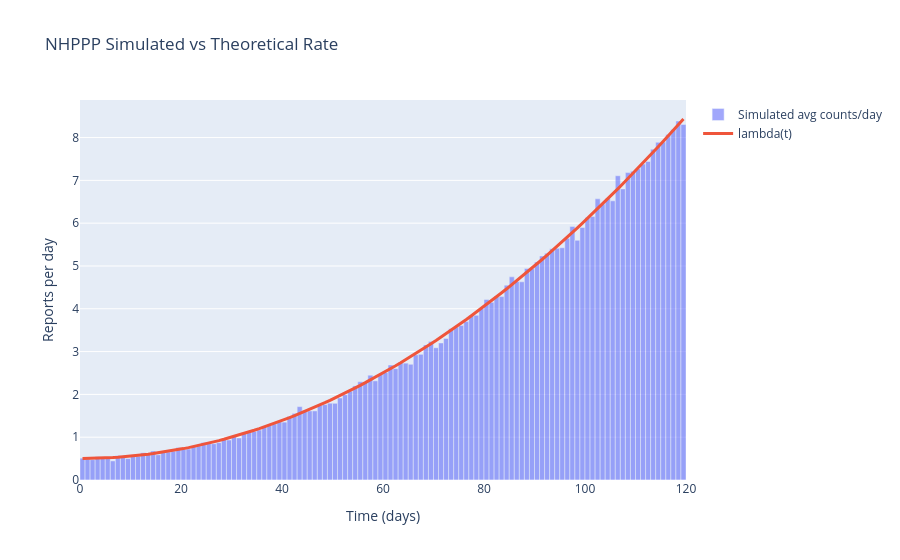

Notebook source saved alongside this figure:
### Markdown cell above
### c) Compute sample report times

### Code cell
import numpy as np
import plotly.graph_objects as go
from scipy.optimize import minimize_scalar

def sample_nhppp(l, T):
    """Simulate one NHPPP realization on [0,T] using thinning"""

    # Finding max lambda
    res = minimize_scalar(lambda x: -l(x), bounds=(0, T), method='bounded')
    lmax = -res.fun

    # Finding all arrival times
    t = 0
    arrivals = []

    while True:

        # exponential interarrival
        t += np.random.exponential(1 / lmax)

        # Ending when enough have been found
        if t > T:
            break

        # accept with probability related to l(t)
        if np.random.uniform() < l(t) / lmax:
            arrivals.append(t)

    return np.array(arrivals)


# Givens
l = lambda t: 0.5 * (1 + (t/30)**2)
T = 120

# simulation numbers
n_sims = 500
all_samples = []

for _ in range(n_sims):
    all_samples.extend(sample_nhppp(l, T))

all_samples = np.array(all_samples)

# bins = days
bins = np.arange(0, T + 1, 1)

hist, edges = np.histogram(all_samples, bins=bins)

# average per realization (expected reports per day)
hist_avg = hist / n_sims

# midpoints of bins
t_mid = 0.5 * (edges[:-1] + edges[1:])

# theoretical lambda(t)
lambda_vals = l(t_mid)

fig = go.Figure()

# empirical histogram (expected counts per day)
fig.add_trace(go.Bar(
    x=t_mid,
    y=hist_avg,
    name="Simulated avg counts/day",
    opacity=0.6
))

# theoretical rate lambda(t)
fig.add_trace(go.Scatter(
    x=t_mid,
    y=lambda_vals,
    mode='lines',
    name="lambda(t)",
    line=dict(width=3)
))

fig.update_layout(
    title="NHPPP Simulated vs Theoretical Rate",
    xaxis_title="Time (days)",
    yaxis_title="Reports per day",
    bargap=0
)

fig.show()
